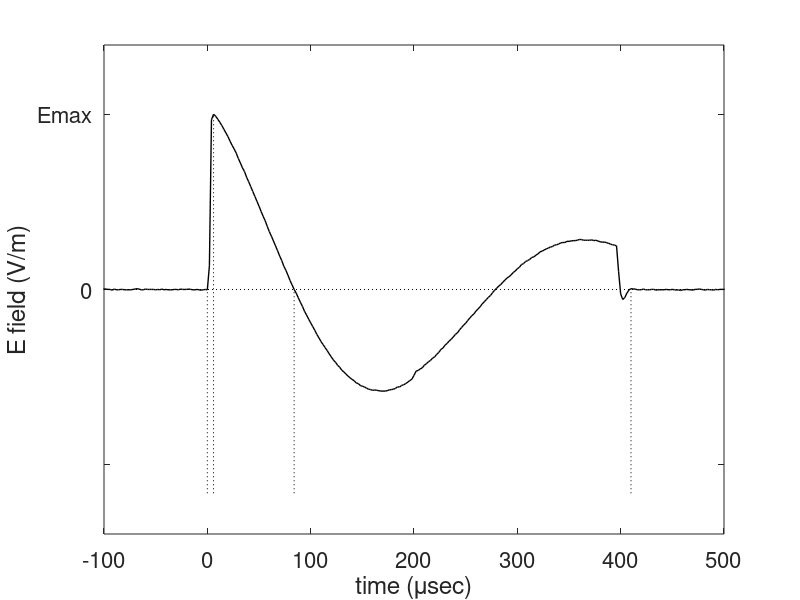

Recreate this plot in MATLAB.
%
% Fig2A_EfieldProfile.m
% This script will plot Figure 2A.
% It shows the time course of the TMS induced E-field measured
% in saline using a dipole probe
%

load('Data/Fig2A_data.mat');

fs = 500e3; % Sampling Freq
ww = 3.5e-3; % Tip spacing in the E field probe

figure('color','w');
plot(1e3* (times*1e3 - 100.054), -ey/ww, 'Color', 'k', 'LineWidth', 1);
xlim([-100, 500]);
ymin = -50;
L = line([-100,500],[0,0]); set(L, 'Color', 'k', 'LineStyle', ':');
L = line([0,0],[ymin,0]); set(L, 'Color', 'k', 'LineStyle', ':');
L = line([6,6],[ymin,max(-ey/ww)]); set(L, 'Color', 'k', 'LineStyle', ':');
L = line([84,84],[ymin,0]); set(L, 'Color', 'k', 'LineStyle', ':');
L = line([410,410],[ymin,0]); set(L, 'Color', 'k', 'LineStyle', ':');
set(gca, 'YTick', [-max(-ey/ww), 0, max(-ey/ww)])
set(gca, 'YTickLabel', {' ', '0', 'Emax'});
set(gcf, 'Position', [300,200,1600,800]);
xlabel('time (\musec)');
ylabel('E field (V/m)');
set(gca, 'FontSize', 16);
